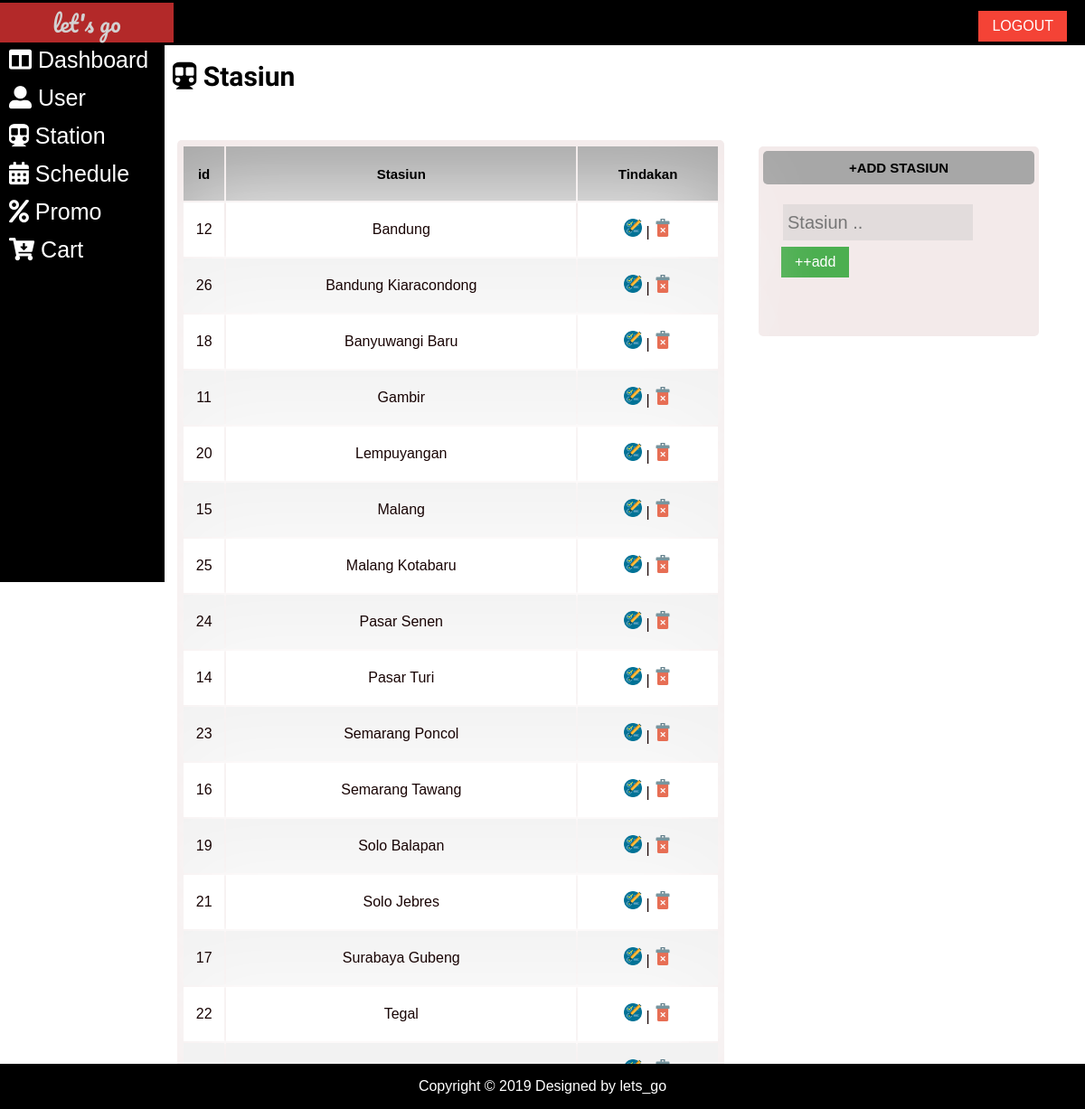
Screenshot of /admin/station/stasiun.php with the database file from the repository.
### tables this page shows
CREATE TABLE IF NOT EXISTS `stasiun` (
  `id_st` int(11) NOT NULL AUTO_INCREMENT,
  `stasiun` varchar(255) DEFAULT NULL,
  PRIMARY KEY (`id_st`),
  KEY `stasiun` (`stasiun`)
);

### admin/station/stasiun.php (the view, shortened to what this page needs)
<!DOCTYPE html>
<html lang="en">
<head>
    <link rel="stylesheet" type="text/css" href="../../assets/css/style.css">
    <link rel="stylesheet" href="https://use.fontawesome.com/releases/v5.8.1/css/all.css">
</head>
<body>
    <div class="header">
        <br>
        <p>let's go</p>
        <a href="../../login/logout.php"><button>LOGOUT</button></a>
    </div>
    <table class="container">
        <tr>
            <td colspan="2" class="menu">
                <a href="../index.php">
                    <div><i class="fas fa-columns    "></i> Dashboard</div>
                </a>
                <a href="../user/user.php">
                    <div><i class="fas fa-user-alt    "></i> User</div>
                </a>
                <a href="#stasiun">
                    <div><i class="fas fa-subway    "></i> Station</div>
                </a>
                <a href="../jadwal/jadwal.php">
                    <div> <i class="fas fa-calendar-alt    "></i> Schedule</div>
                </a>
                <a href="../iklan/iklan.php">
                    <div> <i class="fas fa-percent    "></i> Promo</div>
                </a>
                 <a href="../Cart/cart.php">
                    <div><i class="fas fa-cart-arrow-down    "></i> Cart</div>
                </a>
            </td>
            <td class="content">
                <br><br>
                <h3><i class="fas fa-subway    "></i> Stasiun</h3>
                <div>
                    <form action="../create/proses_registrasi.php" method="post">
                        <div class="kotak" style="height:200px; float:right; width:300px; margin-right:50px; margin-top:30px;">
                            <div class="kotak-judul"><b>+ADD STASIUN</b></div>
                            <div class="kotak-user">
                                <input class="input-style" type="text" name="stasiun" placeholder="Stasiun .." required="required">
                                <br><input class="btn-submit" value="++add" type="submit" name="add_st">
                            </div>
                        </div>
                    </form>
                </div>
                <div>
                    <table class="kotak" style="width:60%; float:left;">
                        <thead>
                            <tr class="kotak-judul" style="height:60px;">
                                <th>id</th>
                                <th>Stasiun</th>
                                <th>Tindakan</th>
                            </tr>
                        </thead>
                        <tbody>
                            <?php
                            include '../../config/koneksi.php';
                            $sql = "SELECT * FROM stasiun";
                            $query = mysqli_query($db, $sql);
                            while ($stasiun = mysqli_fetch_array($query)) {
                                echo "<tr class='kotak-form' style='text-align:center; height:60px;'>";
                                echo "<td>" . $stasiun['id_st'] . "</td>";
                                echo "<td>" . $stasiun['stasiun'] . "</td>";
                                echo "<td>";
                                echo "<a class='button' href='../station/update-stasiun.php?id_st=" . $stasiun['id_st'] . "'><img src='../../assets/icon/edit.png'></a> | ";
                                echo "<a class='button' href='../delete/hapus.php?id_st=" . $stasiun['id_st'] . "'><img src='../../assets/icon/delete.png'> </a>";
                                echo "</td>";
                                echo "</tr>";
                            }
                            ?>
                        </tbody>
                        <br>
                    </table>
                </div>
                <br><br><br><br><br><br><br><br><br><br><br><br>
            </td>
        </tr>
    </table>
    <div class="footer">
        Copyright &copy; 2019
        Designed by lets_go
    </div>
</body>
</html>

### assets/css/style.css (style rules this page uses)
body { margin: 0%; font-family: sans-serif; font-family: "Kreon", serif; }
.container { border-collapse: collapse; }
.kotak-form { background: rgb(255, 255, 255); margin: 150px auto; padding: 30px 20px; box-shadow: 0px 0px 100px 4px #ffffff; color: #180404; font-family: "Trebuchet MS", "Lucida Sans Unicode", "Lucida Grande", "Lucida Sans", Arial, sans-serif; border-collapse: collapse; border-spacing: 0; width: 100%; border: 1px solid #ddd; }
.kotak-form:nth-child(even) { background-color: #f2f2f2; }
.header { margin-top: 0%; margin-bottom: 0%; height: 50px; width: 100%; background-color: rgb(0, 0, 0); position: -webkit-sticky; position: fixed; z-index: 999; }
.header button { margin: -60px 20px 0px 0px; float: right; background-color: #f44336; border: none; color: white; padding: 8px 15px; text-align: center; text-decoration: none; display: inline-block; font-size: 16px; font-family: sans-serif; }
.header button { -webkit-transition-duration: 0.4s; transition-duration: 0.4s; }
.header p { margin-top: -15px; color: #d3d1d1; width: 16%; background-color: #b32929; text-align: center; font-size: 25px; font-family: "Pacifico", cursive; }
.menu { height: 600px; width: 15%; background-color: rgb(0, 0, 0); float: left; margin-top: 3.5%; position: -webkit-sticky; position: fixed; }
.menu a { cursor: pointer; text-decoration: none; color: white; }
.menu div { margin: 5px; font-size: 25px; font-family: sans-serif; border-radius: 5px; padding: 4px; }
.content { height: 100%; width: 84%; float: right; }
.content h3 { font-size: 30px; font-family: "Francois One", sans-serif; }
table { height: 100%; width: 100%; }
.kotak { height: 70%; width: 50%; background-color: #f3eaea; border-radius: 5px; padding: 5px; margin: 5px; box-shadow: #b32929; }
.kotak-judul { background-color: #a7a7a7; padding: 10px; text-align: center; font-size: 15px; font-family: Arial, Helvetica, sans-serif; border-radius: 5px; }
.kotak-user { width: 100%; height: 350px; padding: 20px; font-family: Arial, Helvetica, sans-serif; font-size: 30px; }
.input-style { height: 30px; width: 200px; background-color: rgba(187, 187, 187, 0.3); padding: 5px; margin: 2px; border: none; font-family: Arial, Helvetica, sans-serif; font-size: 20px; }
.button { height: 10px; width: 20px; }
.footer { height: 50px; width: 100%; background-color: rgb(0, 0, 0); bottom: 0%; position: absolute; position: -webkit-sticky; position: fixed; text-align: center; line-height: 50px; font-family: Verdana, Geneva, Tahoma, sans-serif; color: white; }
.button img { height: 20px; width: 20px; }
.btn-submit { background-color: #4caf50; border: none; color: white; padding: 8px 15px; text-align: center; text-decoration: none; display: inline-block; font-size: 16px; font-family: sans-serif; }

### rows the page displays
stasiun: id_st "12", stasiun "Bandung"
stasiun: id_st "26", stasiun "Bandung Kiaracondong"
stasiun: id_st "18", stasiun "Banyuwangi Baru"
stasiun: id_st "11", stasiun "Gambir"
stasiun: id_st "20", stasiun "Lempuyangan"
stasiun: id_st "15", stasiun "Malang"
stasiun: id_st "25", stasiun "Malang Kotabaru"
stasiun: id_st "24", stasiun "Pasar Senen"
stasiun: id_st "14", stasiun "Pasar Turi"
stasiun: id_st "23", stasiun "Semarang Poncol"
stasiun: id_st "16", stasiun "Semarang Tawang"
stasiun: id_st "19", stasiun "Solo Balapan"
stasiun: id_st "21", stasiun "Solo Jebres"
stasiun: id_st "17", stasiun "Surabaya Gubeng"
stasiun: id_st "22", stasiun "Tegal"
